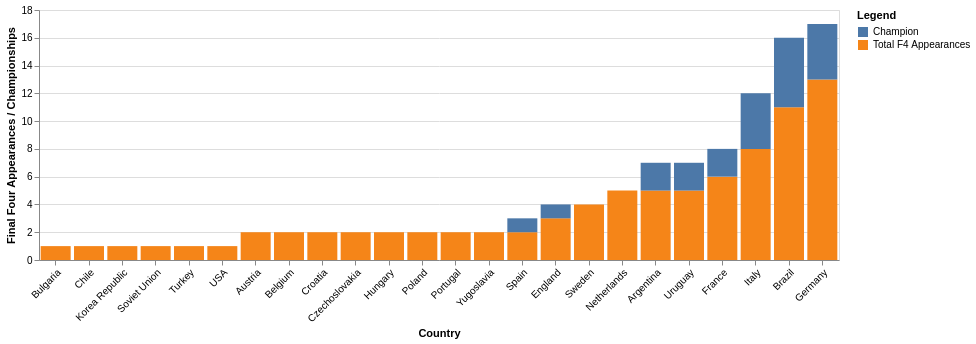

Describe this chart as a Vega-Lite specification.
### Vega-Lite specification from a JSON file in a GitHub repository (floating-point values rounded to 4 significant figures)
{"$schema": "https://vega.github.io/schema/vega-lite/v4.17.0.json", "config": {"view": {"continuousHeight": 300, "continuousWidth": 400}}, "data": {"name": "data-6cab110acf15c1887f3fae628e8cd65e"}, "datasets": {"data-6cab110acf15c1887f3fae628e8cd65e": [{"Champion": 2.0, "Country": "Argentina", "Finalist": 5.0, "Fourth": 0.0, "Second": 3.0, "Third": 0.0, "Total F4 Appearances": 5.0}, {"Champion": 0.0, "Country": "Austria", "Finalist": 0.0, "Fourth": 1.0, "Second": 0.0, "Third": 1.0, "Total F4 Appearances": 2.0}, {"Champion": 0.0, "Country": "Belgium", "Finalist": 0.0, "Fourth": 1.0, "Second": 0.0, "Third": 1.0, "Total F4 Appearances": 2.0}, {"Champion": 5.0, "Country": "Brazil", "Finalist": 7.0, "Fourth": 2.0, "Second": 2.0, "Third": 2.0, "Total F4 Appearances": 11.0}, {"Champion": 0.0, "Country": "Bulgaria", "Finalist": 0.0, "Fourth": 1.0, "Second": 0.0, "Third": 0.0, "Total F4 Appearances": 1.0}, {"Champion": 0.0, "Country": "Chile", "Finalist": 0.0, "Fourth": 0.0, "Second": 0.0, "Third": 1.0, "Total F4 Appearances": 1.0}, {"Champion": 0.0, "Country": "Croatia", "Finalist": 1.0, "Fourth": 0.0, "Second": 1.0, "Third": 1.0, "Total F4 Appearances": 2.0}, {"Champion": 0.0, "Country": "Czechoslovakia", "Finalist": 2.0, "Fourth": 0.0, "Second": 2.0, "Third": 0.0, "Total F4 Appearances": 2.0}, {"Champion": 1.0, "Country": "England", "Finalist": 1.0, "Fourth": 2.0, "Second": 0.0, "Third": 0.0, "Total F4 Appearances": 3.0}, {"Champion": 2.0, "Country": "France", "Finalist": 3.0, "Fourth": 1.0, "Second": 1.0, "Third": 2.0, "Total F4 Appearances": 6.0}, {"Champion": 4.0, "Country": "Germany", "Finalist": 8.0, "Fourth": 1.0, "Second": 4.0, "Third": 4.0, "Total F4 Appearances": 13.0}, {"Champion": 0.0, "Country": "Hungary", "Finalist": 2.0, "Fourth": 0.0, "Second": 2.0, "Third": 0.0, "Total F4 Appearances": 2.0}, {"Champion": 4.0, "Country": "Italy", "Finalist": 6.0, "Fourth": 1.0, "Second": 2.0, "Third": 1.0, "Total F4 Appearances": 8.0}, {"Champion": 0.0, "Country": "Korea Republic", "Finalist": 0.0, "Fourth": 1.0, "Second": 0.0, "Third": 0.0, "Total F4 Appearances": 1.0}, {"Champion": 0.0, "Country": "Netherlands", "Finalist": 3.0, "Fourth": 1.0, "Second": 3.0, "Third": 1.0, "Total F4 Appearances": 5.0}, {"Champion": 0.0, "Country": "Poland", "Finalist": 0.0, "Fourth": 0.0, "Second": 0.0, "Third": 2.0, "Total F4 Appearances": 2.0}, {"Champion": 0.0, "Country": "Portugal", "Finalist": 0.0, "Fourth": 1.0, "Second": 0.0, "Third": 1.0, "Total F4 Appearances": 2.0}, {"Champion": 0.0, "Country": "Soviet Union", "Finalist": 0.0, "Fourth": 1.0, "Second": 0.0, "Third": 0.0, "Total F4 Appearances": 1.0}, {"Champion": 1.0, "Country": "Spain", "Finalist": 1.0, "Fourth": 1.0, "Second": 0.0, "Third": 0.0, "Total F4 Appearances": 2.0}, {"Champion": 0.0, "Country": "Sweden", "Finalist": 1.0, "Fourth": 1.0, "Second": 1.0, "Third": 2.0, "Total F4 Appearances": 4.0}, {"Champion": 0.0, "Country": "Turkey", "Finalist": 0.0, "Fourth": 0.0, "Second": 0.0, "Third": 1.0, "Total F4 Appearances": 1.0}, {"Champion": 0.0, "Country": "USA", "Finalist": 0.0, "Fourth": 0.0, "Second": 0.0, "Third": 1.0, "Total F4 Appearances": 1.0}, {"Champion": 2.0, "Country": "Uruguay", "Finalist": 2.0, "Fourth": 3.0, "Second": 0.0, "Third": 0.0, "Total F4 Appearances": 5.0}, {"Champion": 0.0, "Country": "Yugoslavia", "Finalist": 0.0, "Fourth": 2.0, "Second": 0.0, "Third": 0.0, "Total F4 Appearances": 2.0}]}, "encoding": {"color": {"field": "Legend", "type": "nominal"}, "tooltip": [{"field": "stacked", "title": "Count", "type": "quantitative"}], "x": {"axis": {"labelAngle": -45}, "field": "Country", "sort": "y", "title": "Country", "type": "nominal"}, "y": {"field": "stacked", "title": "Final Four Appearances / Championships", "type": "quantitative"}}, "height": 250, "mark": "bar", "transform": [{"as": ["Legend", "stacked"], "fold": ["Total F4 Appearances", "Champion"]}], "width": 800}
